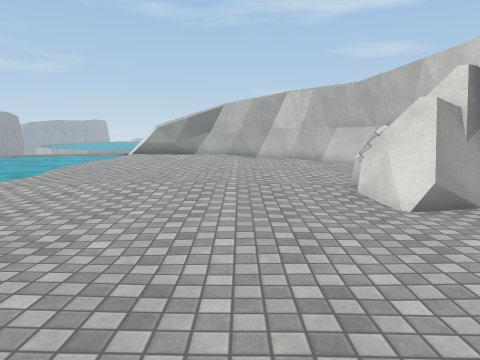
view 1 (above)

12 first-person views from a walk through a Unity game level. The camera is 1.4 m above the floor, tilts 8° down and sees 70° across. The floor is counted in squares, 1 m on a side. Each view is taken from the middle of a square. On the plan, view 1 faces up. The plan holds only what a view shows up to about 15 squares ahead; the rest is blank. The place goes on beyond the plan. Surface patterns are stand-ins for the level's own textures.

view 2
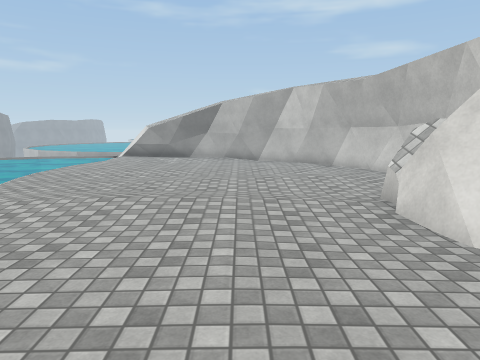

view 3
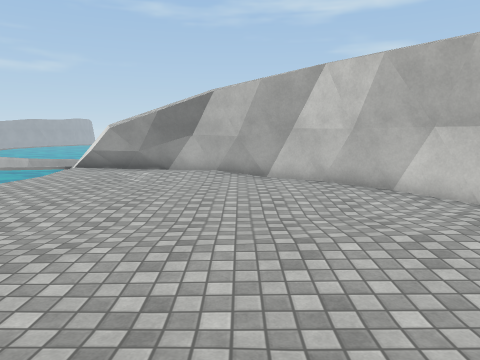

view 4
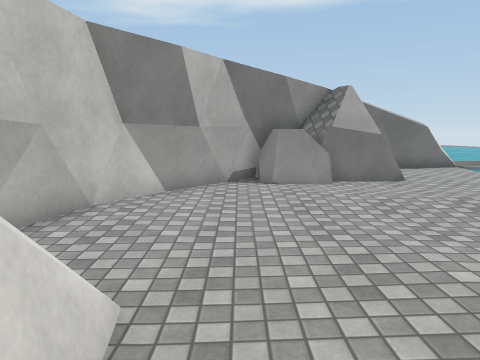

view 5
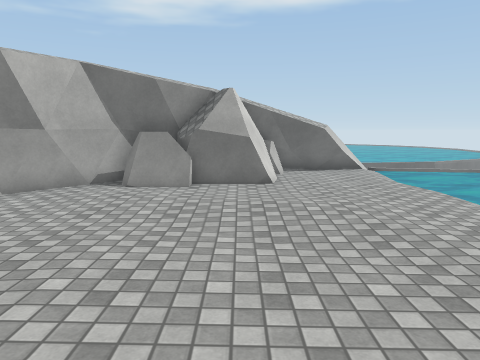

view 6
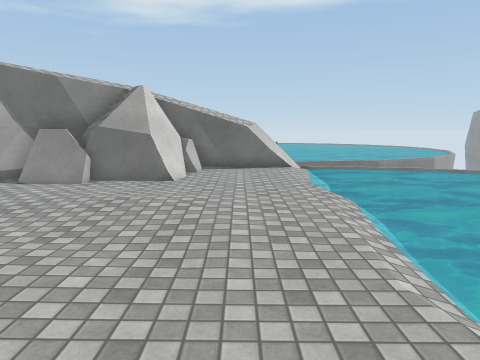

view 7
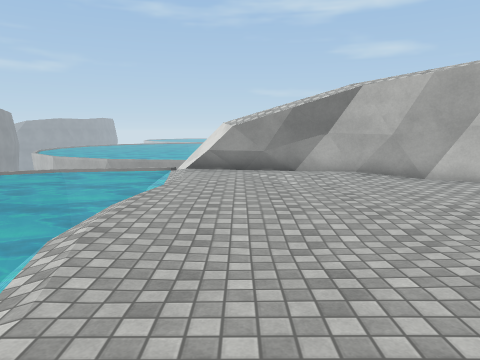

view 8
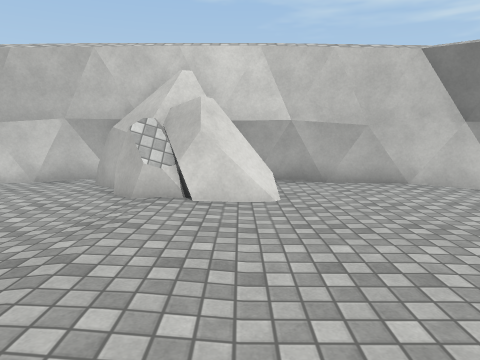

view 9
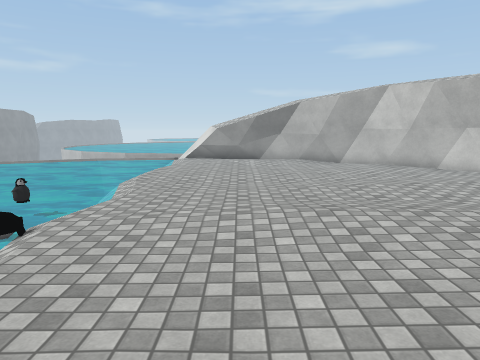

view 10
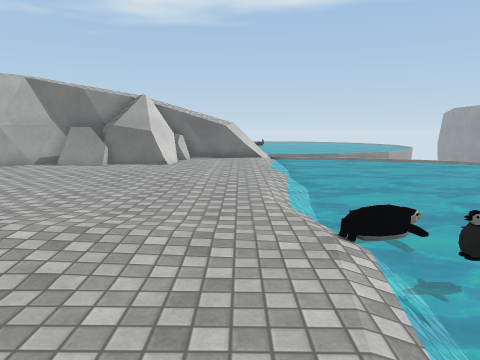

view 11
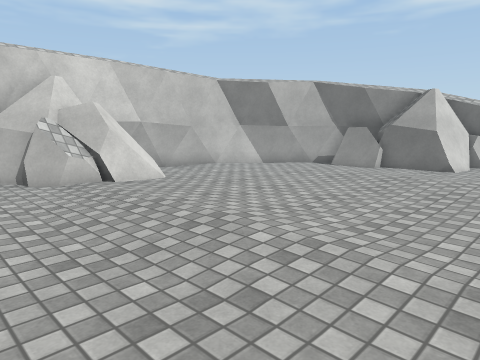

view 12
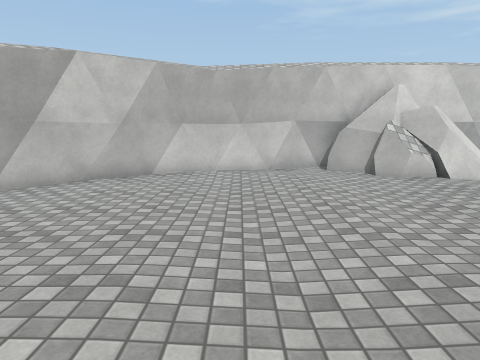

### Floor plan
Key: @ floor where view 1 was taken; # wall or solid block; x gap in a wall; . main floor; - floor 0.25 m lower than the main floor; / step, stairs or slope; ~ water the walk can cross; ≈ water the walk keeps out of; R rock; O other object.
Columns run from 9 left of view 1 to 6 right of it. Each row starts with its distance up from view 1.
 23 ≈≈x##
 22 ≈~..#####
 21 ≈~......##
 20 ≈~.......###
 19 ≈≈/........##
 18 ≈~..........##
 17 ≈~...........##
 16 ≈~............#
 15 ≈~............##
 14 ≈~.............#
 13 ≈~.............#
 12 ≈≈.............#
 11 ≈≈.............#
 10 ≈O...........RRR
  9 ≈~..........RR R
  8 ≈O..........RRRR
  7 ≈≈/.........RRR#
  6 ≈≈-..........R.#
  5 ≈≈/............#
  4 ≈≈/...........##
  3 ≈≈/...........#
  2 ≈~............#
  1 ≈~...........##
  0 ≈~.......@..##
 -1 ≈≈/....RRRR##
 -2 ≈≈/...RRRR##
 -3 ≈~....RRR##
 -4 ≈~....R
 -5 ≈~.####
 -6 ≈≈x#

Positions as (right, up) in squares from view 1, and headings:
1: (0, 0), facing up
2: (0, 2), facing up
3: (0, 8), facing up
4: (2, 9), facing down
5: (-2, 9), facing down
6: (-5, 9), facing down
7: (-5, 9), facing up
8: (-4, 7), facing right
9: (-4, 3), facing up
10: (-6, 13), facing down
11: (-6, 12), facing down-right
12: (-7, 14), facing right
